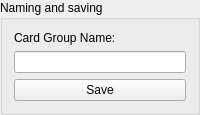
                                <widget class="QGroupBox" name="groupBox">
                                    <property name="sizePolicy">
                                        <sizepolicy hsizetype="Preferred" vsizetype="Expanding">
                                            <horstretch>0</horstretch>
                                            <verstretch>0</verstretch>
                                        </sizepolicy>
                                    </property>
                                    <property name="title">
                                        <string>Naming and saving</string>
                                    </property>
                                    <layout class="QGridLayout" name="gridLayout_5">
                                        <item row="3" column="0">
                                            <widget class="QPushButton" name="pushButton">
                                                <property name="text">
                                                    <string>Save</string>
                                                </property>
                                            </widget>
                                        </item>
                                        <item row="0" column="0">
                                            <widget class="QLabel" name="label_70">
                                                <property name="sizePolicy">
                                                    <sizepolicy hsizetype="Preferred" vsizetype="Preferred">
                                                        <horstretch>0</horstretch>
                                                        <verstretch>0</verstretch>
                                                    </sizepolicy>
                                                </property>
                                                <property name="text">
                                                    <string>Card Group Name:</string>
                                                </property>
                                                <property name="alignment">
                                                    <set>Qt::AlignLeading|Qt::AlignLeft|Qt::AlignVCenter</set>
                                                </property>
                                            </widget>
                                        </item>
                                        <item row="1" column="0">
                                            <widget class="QLineEdit" name="lineEdit"/>
                                        </item>
                                    </layout>
                                </widget>
